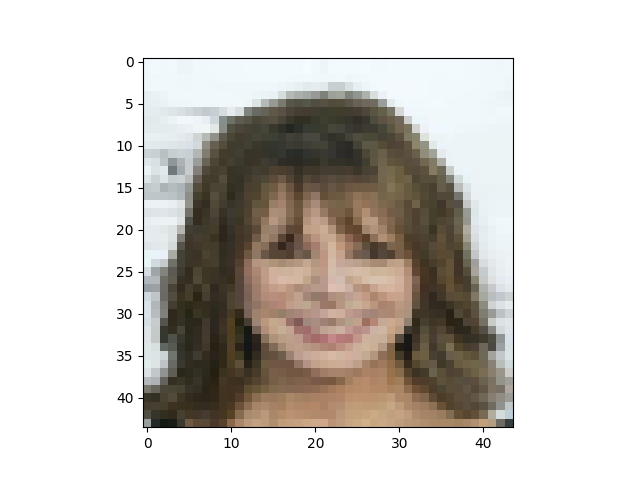
#> input picture images/optimizer_compare_images/LR/LR_7.png, 640 x 480 px
$ python optimizer_compare_print.py
#> lines starting #> are read from the running program, lines starting #| are printed output that depends on the picture
import os, cv2
import pickle
import numpy as np
from collections import OrderedDict
from common.function import *
from common.layer import *
from common.preprocess import *
from common.optimizer import *
import sr_net
import shutil

train_loss = {}
for key in ['SGD', 'Adam', 'AdaGrad', 'Momentum']:
    with open("./weight/optimizer_compare/" + key +"/train_loss.pickle","rb") as fr:
        loss = pickle.load(fr)
    train_loss[key] = loss
#> this loop made 4 passes; (reads weight/color_weight/B/train_loss.pickle from the repository)

X = [i for i in range(3, 1000)]
Y = [sum(train_loss['Adam'][i:i+3])/3 for i in range(3, 1000)]
plt.plot (X, Y, label="Adam", color='crimson')
X = [i for i in range(3, 1000)]
Y = [sum(train_loss['AdaGrad'][i:i+3])/3 for i in range(3, 1000)]
plt.plot (X, Y,label="AdaGrad", color = 'magenta')
plt.legend() # 꼭 호출해 주어야만 legend가 달립니다
plt.title('Adam vs AdaGrad')
plt.savefig('./conclusion/optimizer_compare/Adam_AdaGrad.png')
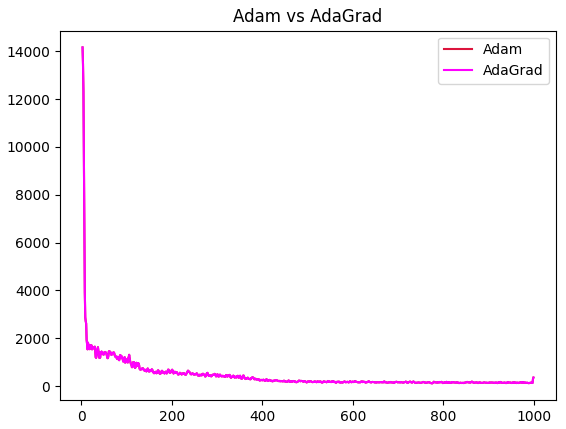
#> figure drawn by matplotlib, 1 panel; curve peaks at x = 3, y = 14160.9; curve peaks at x = 3, y = 14160.9
plt.show()

X = [i for i in range(3, 1000)]
Y = [sum(train_loss['SGD'][i:i+3])/3 for i in range(3, 1000)]
plt.plot (X , Y, label="SGD", color = 'k')
X = [i for i in range(3, 1000)]
Y = [sum(train_loss['Momentum'][i:i+3])/3 for i in range(3, 1000)]
plt.plot (X, Y,label="Momentum", color = 'sienna')
plt.legend() # 꼭 호출해 주어야만 legend가 달립니다
plt.title('SGD vs Momentum')
plt.savefig('./conclusion/optimizer_compare/SGD_Momentum.png')
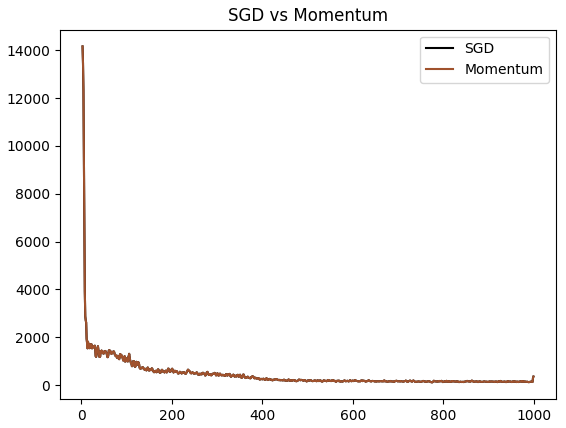
#> figure drawn by matplotlib, 1 panel; curve peaks at x = 3, y = 14160.9; curve peaks at x = 3, y = 14160.9
plt.show()

fig = plt.figure()
rows = 2
cols = 3
i = 0
for key in ['Adam', 'AdaGrad']:
    src = './images/optimizer_compare_images/' + key+ '/HR_7.png'
    dir = './conclusion/optimizer_compare/'+ key +'_HR.png'
    shutil.copy(src, dir)
    img1 = cv2.imread('./images/optimizer_compare_images/LR/LR_7.png')
#> img1 is the input picture: shape (480, 640, 3); mean B, G, R 195.1, 200.3, 204.7
    img2 = cv2.imread('./images/optimizer_compare_images/' + key + '/HR_7.png')
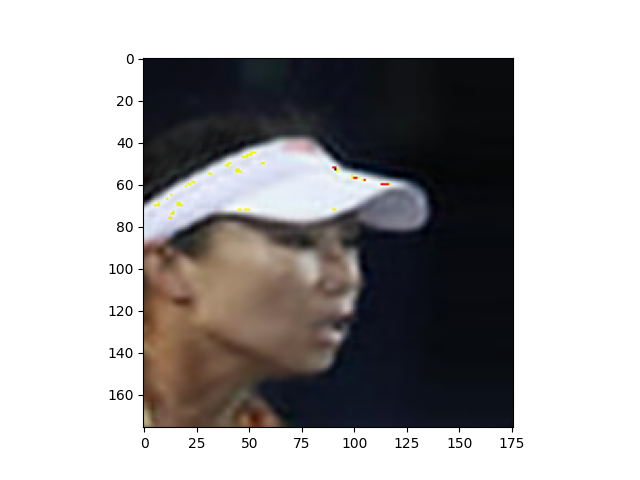
#> input picture images/3_colors_network_images/HR/HR_7.png, 640 x 480 px, found by its file name
#> img2 is the input picture: shape (480, 640, 3); mean B, G, R 167.7, 167.3, 169.3
    img3 = cv2.imread('./images/optimizer_compare_images/ANSWER/ANSWER_7.png')
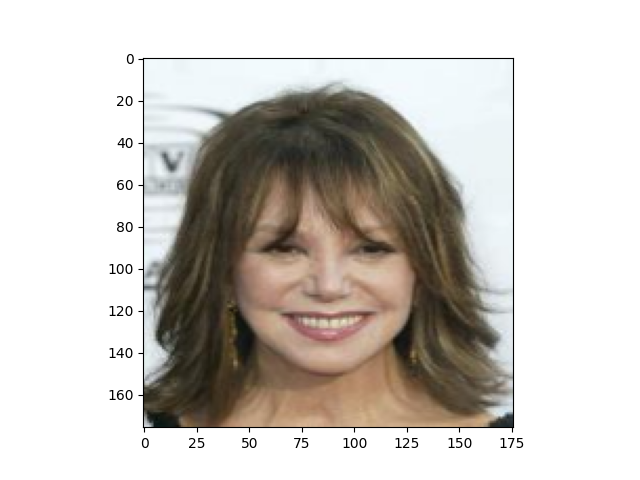
#> input picture images/optimizer_compare_images/ANSWER/ANSWER_7.png, 640 x 480 px
#> img3 is the input picture: shape (480, 640, 3); mean B, G, R 194.1, 199.5, 204
    i += 1
    ax1 = fig.add_subplot(rows, cols, i)
    ax1.imshow(cv2.cvtColor(img1, cv2.COLOR_BGR2RGB))
    ax1.set_title('LR')
    ax1.axis("off")
    i += 1
    ax2 = fig.add_subplot(rows, cols, i)
    ax2.imshow(cv2.cvtColor(img2, cv2.COLOR_BGR2RGB))
    ax2.set_title('HR')
    ax2.axis("off")
    i += 1
    ax3 = fig.add_subplot(rows, cols, i)
    ax3.imshow(cv2.cvtColor(img3, cv2.COLOR_BGR2RGB))
    ax3.set_title('ANSWER')
    ax3.axis("off")
plt.savefig('./conclusion/optimizer_compare/Adam vs AdaGrad.png')
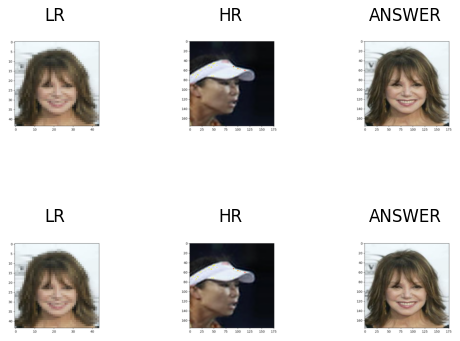
#> figure drawn by matplotlib, 6 panels
plt.show()

src = './images/optimizer_compare_images/LR/LR_7.png'
dir = './conclusion/optimizer_compare/LR.png'
shutil.copy(src, dir)

src = './images/optimizer_compare_images/ANSWER/ANSWER_7.png'
dir = './conclusion/optimizer_compare/ANSWER.png'
shutil.copy(src, dir)
